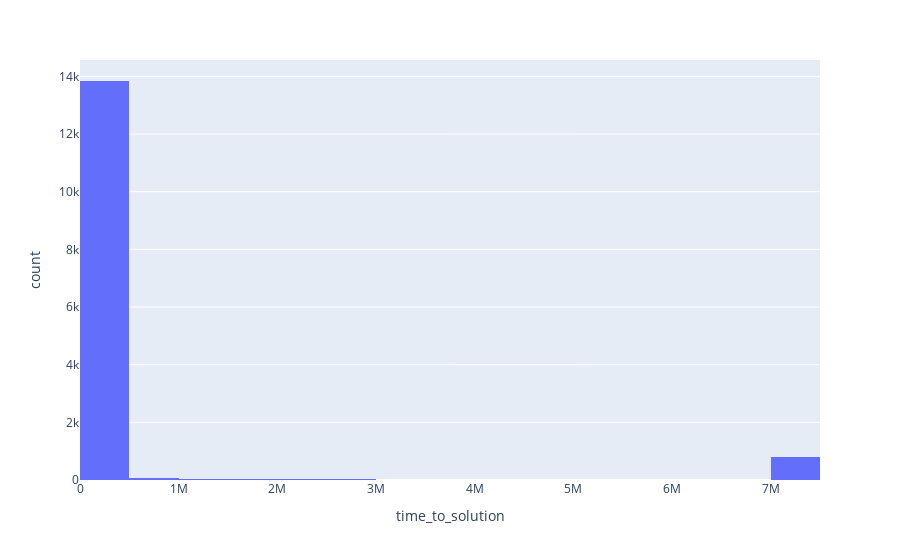

Write notebook code for a chart like this one.
### Code cell
px.histogram(removed_exceptions[removed_exceptions.solved == True], x="time_to_solution", nbins=20)

### Figure 1 — Plotly figure (JSON) as saved in the notebook; plotly's stock layout.template omitted (floating-point values rounded to 4 significant figures; data arrays with more than 128 entries replaced by an {"elided": "..."} marker saying what was removed)
{"data": [{"alignmentgroup": "True", "bingroup": "x", "hovertemplate": "time_to_solution=%{x}<br>count=%{y}<extra></extra>", "legendgroup": "", "marker": {"color": "#636efa", "pattern": {"shape": ""}}, "name": "", "nbinsx": 20, "offsetgroup": "", "orientation": "v", "showlegend": false, "type": "histogram", "x": {"elided": "14874 int values"}, "xaxis": "x", "yaxis": "y"}], "layout": {"barmode": "relative", "legend": {"tracegroupgap": 0}, "margin": {"t": 60}, "xaxis": {"anchor": "y", "domain": [0, 1], "title": {"text": "time_to_solution"}}, "yaxis": {"anchor": "x", "domain": [0, 1], "title": {"text": "count"}}}}
